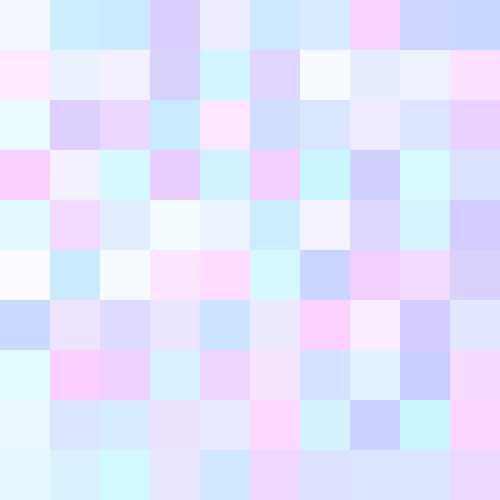
Frame 1 (no input)
Frame 60 (the mouse pressed at the canvas centre just before this capture): identical to frame 1, image omitted
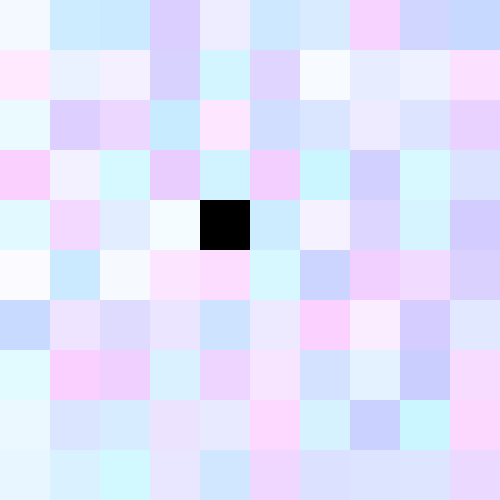
Frame 120 (the mouse held since frame 60 and released just before this capture)

The Processing sketch that drew these frames (run headless with seeded random() and noise(); from frame 60 on, the mouse is pressed at the canvas centre):

// Processing sketch: fallinggrids
// ── fallinggrids.pde
int num = 10;
int size;
int speed[][] = new int [num][num];
boolean clicked[][]= new boolean[num][num];
color gridC[][] = new color[num][num];

void setup(){

  size(500,500);
  size = width/num;
  
  for(int i =num-1; i>-1; i--){
    for(int j =num-1; j>-1; j--){
      
      gridC[i][j]= color(random(200,255), random(205,255), random(255,255));
      speed[i][j]=0;
      clicked[i][j]=false;
    }
  } 
  noStroke();
  
}


void draw(){
  background(0);
  for(int i = num-1; i>-1; i--){
    for(int j = num-1; j>-1; j--){
      fill(gridC[i][j]);
      if(mouseX>i*size && mouseX<=(i+1)*size && mouseY>j*size && mouseY<=(j+1)*size && mousePressed)
      println("i is:"+i+"j is:"+j);
      if(clicked[i][j] == true){
        speed[i][j] += 10;
      }
      rect(i*size, j*size + speed[i][j], size, size);
    }
  }
}

void mousePressed(){
  
  for(int i =num-1; i>-1; i--){
    for(int j =num-1; j>-1; j--){
      if(mouseX>i*size && mouseX<=(i+1)*size && mouseY>j*size && mouseY<=(j+1)*size){
      println("i is:"+i+"j is:"+j);
      gridC[i][j]= color(random(200,255), random(205,255), random(255,255));
      clicked[i][j] = true;
      }
    }
  }
}
